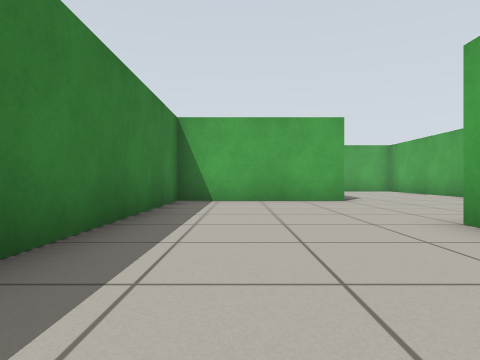
View 1 (above)

22 first-person views from a walk through a Gazebo world. The camera is 0.5 m above the floor, looks level and sees 75° across. The floor is counted in squares, 1 m on a side. Each view is taken from the middle of a square. On the plan, view 1 faces up. The plan holds only what a view shows up to about 9 squares ahead; the rest is blank. The place goes on beyond the plan.

View 2
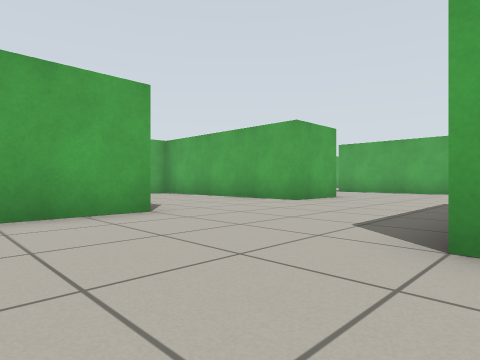

View 3
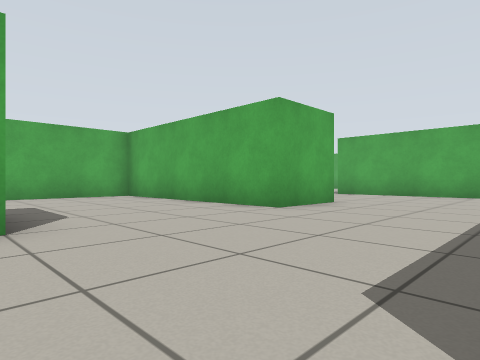

View 4
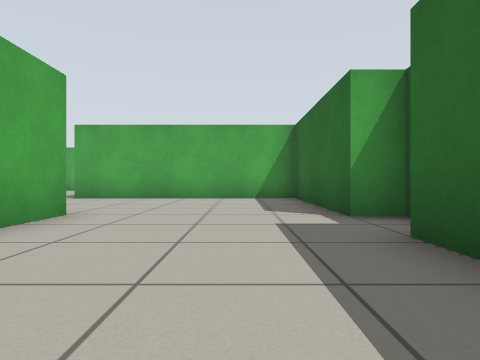

View 5
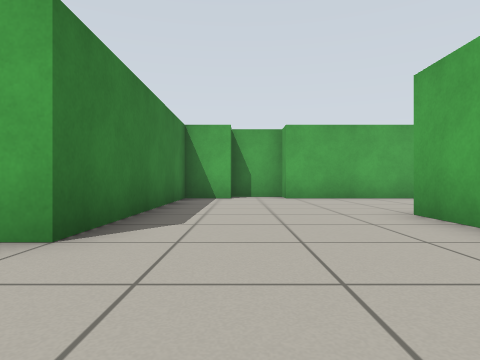

View 6
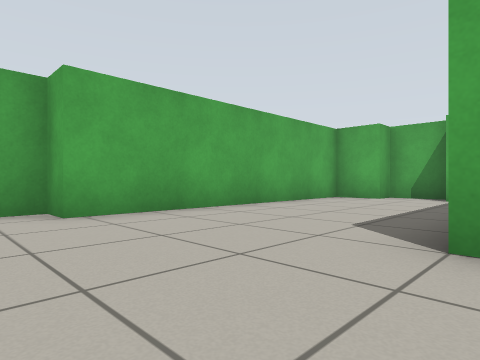

View 7
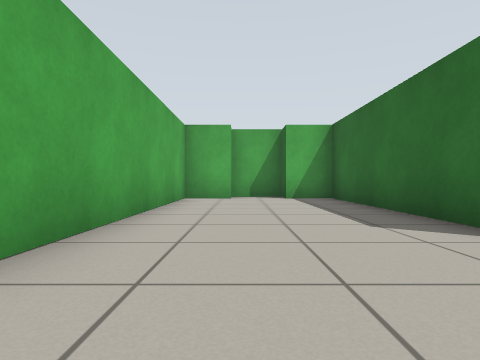

View 8
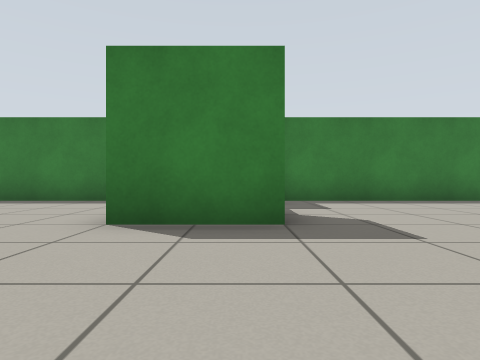

View 9
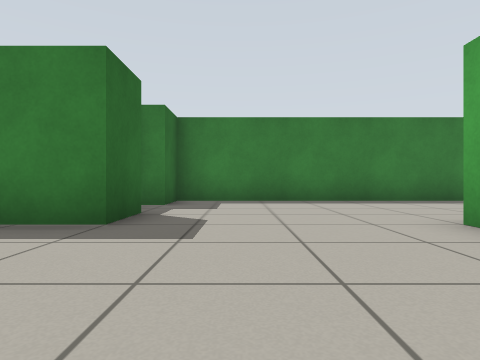

View 10
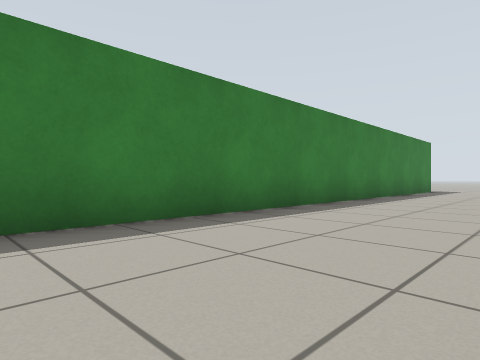

View 11
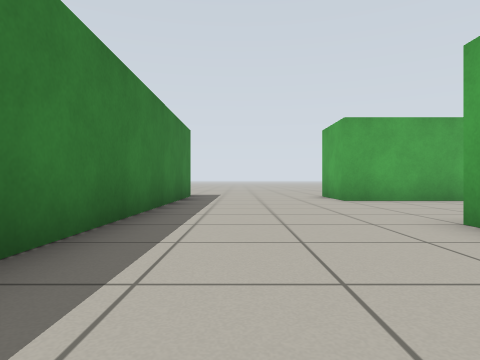

View 12
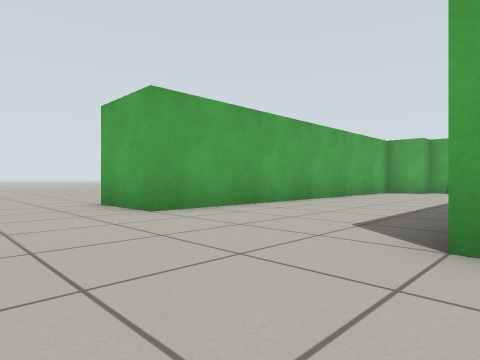

View 13
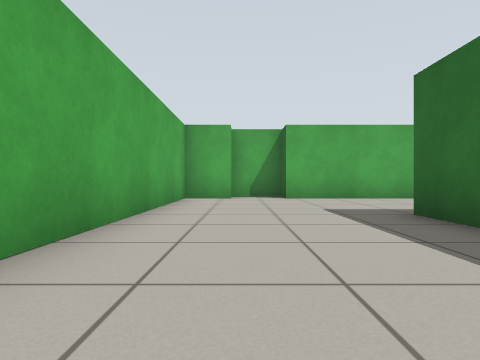

View 14
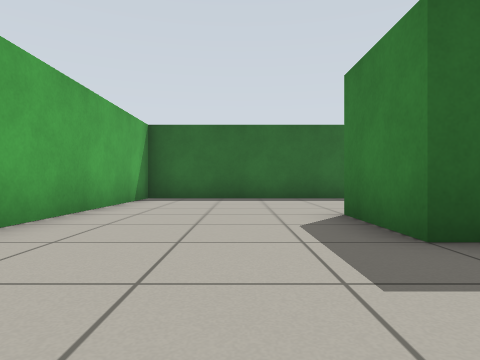

View 15
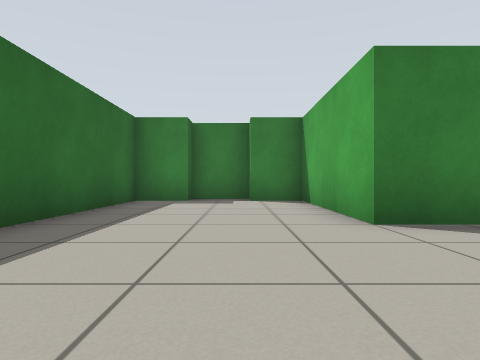

View 16
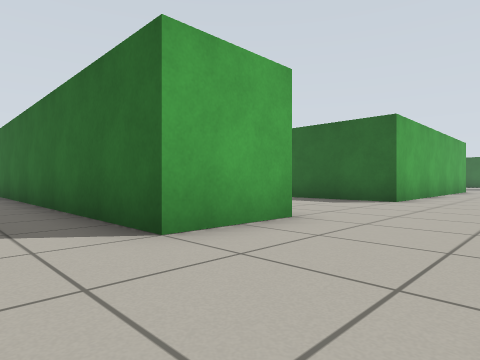

View 17
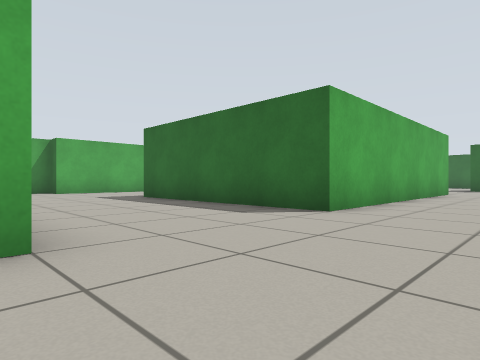

View 18
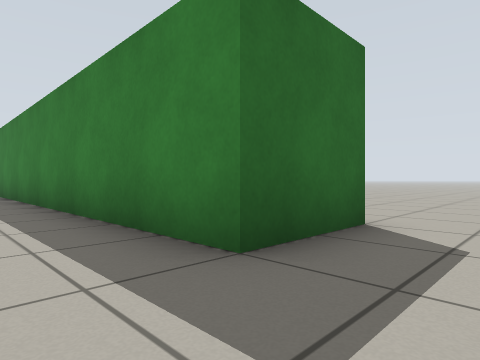

View 19
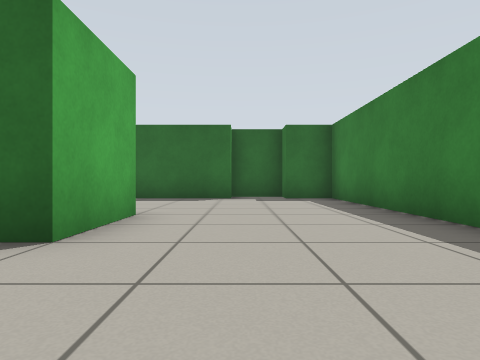

View 20
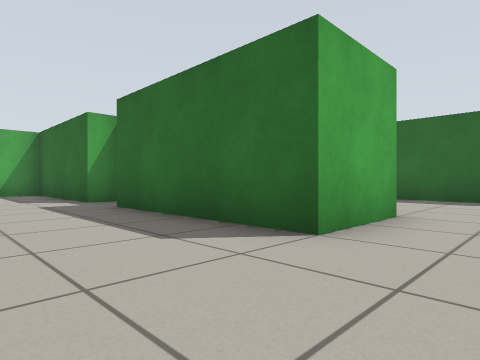

View 21
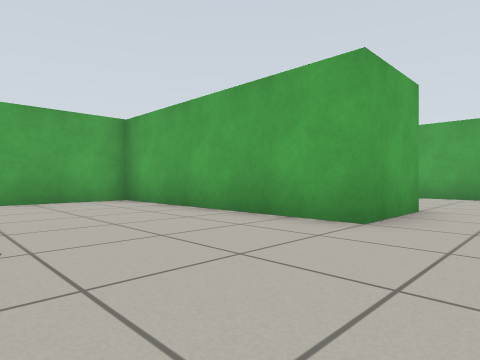

View 22
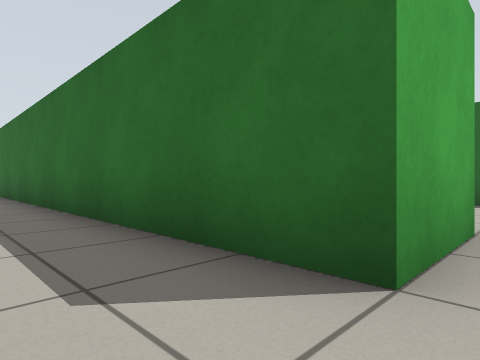

### Floor plan
Points are (right, up) in squares from view 1. A wall is a line through its corners. A room is listed if a view was taken in it or the views show most of it. See-through windows are left out.
Room 1 (views 1, 2, 3, 4, 5, 6, 7, 8, 9, 10, 11, 12, 13, 14, 15, 16, 17, 18, 19, 20, 21, 22)
walls: (9.8, 13.5) (8.5, 13.5) (8.5, 7.5) (6.5, 7.5) (6.5, 13.5) (2.5, 13.5); (13.2, 9.5) (18.5, 9.5) (18.5, 10.8); (2.5, 15.8) (2.5, 21.5) (8.5, 21.5) (8.5, 19.5) (4.5, 19.5) (4.5, 18.2); (1.2, 9.5) (2.5, 9.5) (2.5, 7.5) (-1.5, 7.5) (-1.5, -2.5) (-0.2, -2.5); (3.8, 18.4) (3.8, 16.8) (4.5, 16.8) (4.5, 15.5) (12.5, 15.5) (12.5, 22.8); (8.2, 3.5) (12.5, 3.5) (12.5, 9.5); (18.5, 12.2) (18.5, 13.5) (11.3, 13.5) (11.3, 14.2) (10.6, 14.2); (19.3, 10.9) (19.3, 12.2); (2.5, 1.5) (2.5, 3.5) (6.8, 3.5); (12.5, 24.2) (12.5, 25.5) (2.5, 25.5) (2.5, 27.5) (13.2, 27.5); (1.2, -2.5) (3.9, -2.5); (-3.5, 27.5) (-1.5, 27.5) (-1.5, 9.5) (-0.3, 9.5)
ways out: opening at (-2.5, 28.5)

Where each view was taken, in squares from view 1:
view 1: 0 up, 0 right, facing up
view 2: 3 up, 0 right, facing up-right
view 3: 4 up, 2 right, facing up-right
view 4: 5 up, 4 right, facing right
view 5: 5 up, 10 right, facing up
view 6: 9 up, 10 right, facing up-right
view 7: 12 up, 10 right, facing right
view 8: 9 up, 6 right, facing left
view 9: 11 up, 6 right, facing left
view 10: 13 up, 2 right, facing up-left
view 11: 18 up, 0 right, facing up
view 12: 21 up, 0 right, facing up-right
view 13: 24 up, 4 right, facing right
view 14: 24 up, 10 right, facing down
view 15: 18 up, 12 right, facing left
view 16: 29 up, 0 right, facing down-right
view 17: 26 up, 0 right, facing down-right
view 18: 29 up, 0 right, facing down-left
view 19: 6 up, 1 right, facing down
view 20: 6 up, 1 right, facing down-right
view 21: 6 up, 3 right, facing up-right
view 22: 29 up, 2 right, facing down-right
